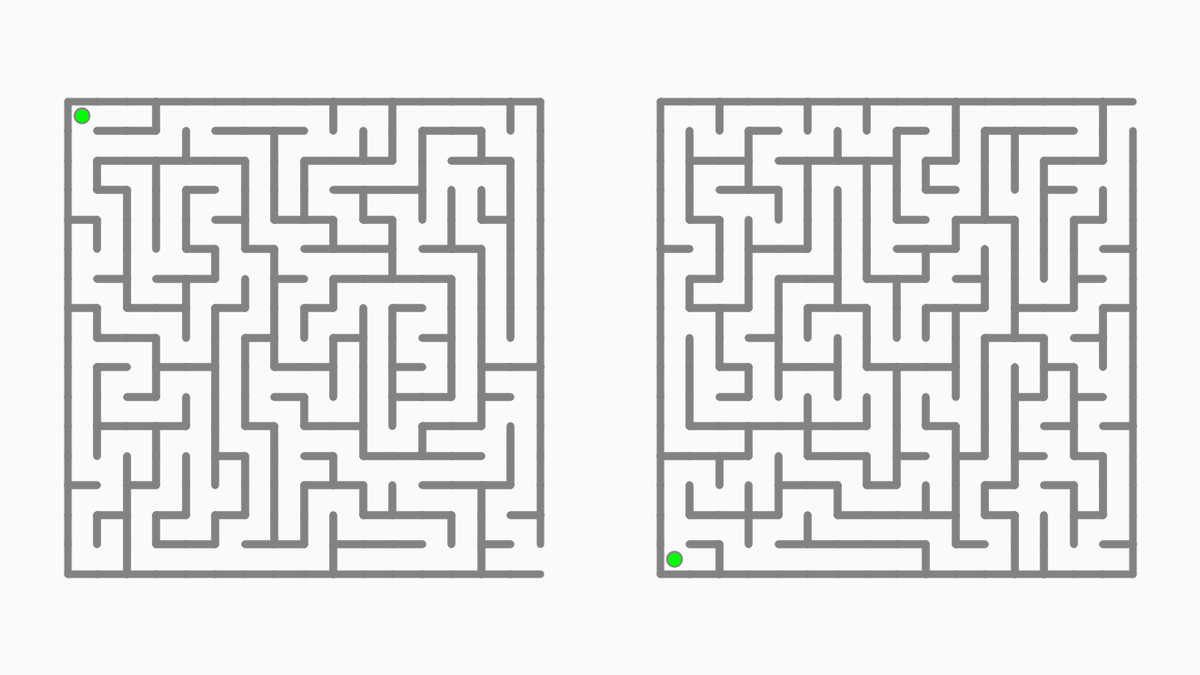
Frame 1 (no input)
Frame 60 (the mouse pressed at the canvas centre just before this capture): identical to frame 1, image omitted
Frame 120 (the mouse held since frame 60 and released just before this capture): identical to frame 1, image omitted

The Processing sketch that drew this single still picture (run headless with seeded random() and noise(); from frame 60 on, the mouse is pressed at the canvas centre):

// Processing sketch: MazeTest13
// ── MazeTest13.pde
Maze[] py = new Maze[2];
int[][] dms = {{16, 16}, {16, 16}};
int wnr;

void setup() {
  size(1280, 720);
  frameRate(60);
  focused = true;
  for (int[] dim0 : dms) for (int dim1 : dim0) dim1 = constrain(dim1, 2, 252);
  float ymg = 0.15*height;
  py[0] = new Maze(dms[0], 0.45*width, ymg, true);
  py[1] = new Maze(dms[1], 0.55*width, ymg, false);
  background(250);
  stroke(130);
  strokeWeight(py[0].sw);
  for (int i = 0; i < py[0].dim[0]; i++) for (int j = 0; j < py[0].dim[1]; j++) {
    if (py[0].cll[i][j].wll[0]) line(py[0].cll[i][j].x1, py[0].cll[i][j].y1, py[0].cll[i][j].x2, py[0].cll[i][j].y1);
    if (py[0].cll[i][j].wll[1]) line(py[0].cll[i][j].x2, py[0].cll[i][j].y1, py[0].cll[i][j].x2, py[0].cll[i][j].y2);
    if (py[0].cll[i][j].wll[2]) line(py[0].cll[i][j].x2, py[0].cll[i][j].y2, py[0].cll[i][j].x1, py[0].cll[i][j].y2);
    if (py[0].cll[i][j].wll[3]) line(py[0].cll[i][j].x1, py[0].cll[i][j].y2, py[0].cll[i][j].x1, py[0].cll[i][j].y1);
  }
  strokeWeight(py[1].sw);
  for (int i = 0; i < py[1].dim[0]; i++) for (int j = 0; j < py[1].dim[1]; j++) {
    if (py[1].cll[i][j].wll[0]) line(py[1].cll[i][j].x1, py[1].cll[i][j].y1, py[1].cll[i][j].x2, py[1].cll[i][j].y1);
    if (py[1].cll[i][j].wll[1]) line(py[1].cll[i][j].x2, py[1].cll[i][j].y1, py[1].cll[i][j].x2, py[1].cll[i][j].y2);
    if (py[1].cll[i][j].wll[2]) line(py[1].cll[i][j].x2, py[1].cll[i][j].y2, py[1].cll[i][j].x1, py[1].cll[i][j].y2);
    if (py[1].cll[i][j].wll[3]) line(py[1].cll[i][j].x1, py[1].cll[i][j].y2, py[1].cll[i][j].x1, py[1].cll[i][j].y1);
  }
  fill(0, 255, 0);
  strokeWeight(py[0].ssw);
  ellipse(py[0].crt.x3, py[0].crt.y3, py[0].hw, py[0].hw);
  strokeWeight(py[1].ssw);
  ellipse(py[1].crt.x3, py[1].crt.y3, py[1].hw, py[1].hw);
  if (wnr != 0) {
    rectMode(CORNERS);
    stroke(80);
    fill(0, 100);
    if (wnr == 1) {
      strokeWeight(py[1].sw);
      rect(py[1].cll[0][0].x1, py[1].cll[0][0].y1, py[1].cll[py[1].dim[0] - 1][py[1].dim[1] - 1].x2, py[1].cll[py[1].dim[0] - 1][py[1].dim[1] - 1].y2, py[1].ssw);
    } else {
      strokeWeight(py[0].sw);
      rect(py[0].cll[0][0].x1, py[0].cll[0][0].y1, py[0].cll[py[0].dim[0] - 1][py[0].dim[1] - 1].x2, py[0].cll[py[0].dim[0] - 1][py[0].dim[1] - 1].y2, py[0].ssw);
    }
  }
}

void draw() {
  println(frameRate);
}

void keyPressed() {
  if (wnr == 0) {
    noStroke();
    fill(250);
    rectMode(CENTER);
    if (key == 'w' && !py[0].crt.wll[0] && !py[0].cll[py[0].crt.i][py[0].crt.j - 1].wll[2] || key == 'W' && !py[0].crt.wll[0] && !py[0].cll[py[0].crt.i][py[0].crt.j - 1].wll[2]) {
      rect(py[0].crt.x3, py[0].crt.y3, py[0].ttw, py[0].ttw);
      py[0].crt = py[0].cll[py[0].crt.i][py[0].crt.j - 1];
    }
    else if (key == 'd' && !py[0].crt.wll[1] && !py[0].cll[py[0].crt.i + 1][py[0].crt.j].wll[3] || key == 'D' && !py[0].crt.wll[1] && !py[0].cll[py[0].crt.i + 1][py[0].crt.j].wll[3]) {
      rect(py[0].crt.x3, py[0].crt.y3, py[0].ttw, py[0].ttw);
      py[0].crt = py[0].cll[py[0].crt.i + 1][py[0].crt.j];
    }
    else if (key == 's' && !py[0].crt.wll[2] && !py[0].cll[py[0].crt.i][py[0].crt.j + 1].wll[0] || key == 'S' && !py[0].crt.wll[2] && !py[0].cll[py[0].crt.i][py[0].crt.j + 1].wll[0]) {
      rect(py[0].crt.x3, py[0].crt.y3, py[0].ttw, py[0].ttw);
      py[0].crt = py[0].cll[py[0].crt.i][py[0].crt.j + 1];
    }
    else if (key == 'a' && !py[0].crt.wll[3] && !py[0].cll[py[0].crt.i - 1][py[0].crt.j].wll[1] || key == 'A' && !py[0].crt.wll[3] && !py[0].cll[py[0].crt.i - 1][py[0].crt.j].wll[1]) {
      rect(py[0].crt.x3, py[0].crt.y3, py[0].ttw, py[0].ttw);
      py[0].crt = py[0].cll[py[0].crt.i - 1][py[0].crt.j];
    }
    if (keyCode == UP && !py[1].crt.wll[0] && !py[1].cll[py[1].crt.i][py[1].crt.j - 1].wll[2]) {
      rect(py[0].crt.x3, py[0].crt.y3, py[0].ttw, py[0].ttw);
      py[1].crt = py[1].cll[py[1].crt.i][py[1].crt.j - 1];
    }
    else if (keyCode == RIGHT && !py[1].crt.wll[1] && !py[1].cll[py[1].crt.i + 1][py[1].crt.j].wll[3]) {
      rect(py[0].crt.x3, py[0].crt.y3, py[0].ttw, py[0].ttw);
      py[1].crt = py[1].cll[py[1].crt.i + 1][py[1].crt.j];
    }
    else if (keyCode == DOWN && !py[1].crt.wll[2] && !py[1].cll[py[1].crt.i][py[1].crt.j + 1].wll[0]) {
      rect(py[0].crt.x3, py[0].crt.y3, py[0].ttw, py[0].ttw);
      py[1].crt = py[1].cll[py[1].crt.i][py[1].crt.j + 1];
    }
    else if (keyCode == LEFT && !py[1].crt.wll[3] && !py[1].cll[py[1].crt.i - 1][py[1].crt.j].wll[1]) {
      rect(py[0].crt.x3, py[0].crt.y3, py[0].ttw, py[0].ttw);
      py[1].crt = py[1].cll[py[1].crt.i - 1][py[1].crt.j];
    }
    if (py[0].crt == py[0].end) wnr = 1;
    else if (py[1].crt == py[1].end) wnr = 2;
    stroke(130);
    fill(0, 255, 0);
    strokeWeight(py[0].ssw);
    ellipse(py[0].crt.x3, py[0].crt.y3, py[0].hw, py[0].hw);
    strokeWeight(py[1].ssw);
    ellipse(py[1].crt.x3, py[1].crt.y3, py[1].hw, py[1].hw);
    if (wnr != 0) {
      rectMode(CORNERS);
      stroke(80);
      fill(0, 100);
      if (wnr == 1) {
        strokeWeight(py[1].sw);
        rect(py[1].cll[0][0].x1, py[1].cll[0][0].y1, py[1].cll[py[1].dim[0] - 1][py[1].dim[1] - 1].x2, py[1].cll[py[1].dim[0] - 1][py[1].dim[1] - 1].y2, py[1].ssw);
      } else {
        strokeWeight(py[0].sw);
        rect(py[0].cll[0][0].x1, py[0].cll[0][0].y1, py[0].cll[py[0].dim[0] - 1][py[0].dim[1] - 1].x2, py[0].cll[py[0].dim[0] - 1][py[0].dim[1] - 1].y2, py[0].ssw);
      }
    }
  }
}

class Maze {
  int[] dim;
  float w, hw, ttw, xmg, ymg, sw, ssw;
  Cell[][] cll;
  Cell gen_crt, crt, end;
  Maze(int[] dim_, float xmg_, float ymg_, boolean aln_rht_) {
    dim = dim_;
    w = height < width ? 0.7*height/dim[1] : 0.4*width/dim[0];
    hw = max(1, w/2);
    ttw = max(1, 2*w/3);
    xmg = aln_rht_ ? xmg_ - dim[0]*w : xmg_;
    ymg = ymg_;
    sw = max(1, 128/max(dim[0], dim[1]));
    ssw = sw/4;
    cll = new Cell[dim[0]][dim[1]];
    for (int i = 0; i < dim[0]; i++) for (int j = 0; j < dim[1]; j++) cll[i][j] = new Cell(i, j, xmg, ymg, w, hw);
    gen_crt = cll[floor(random(dim[0]))][floor(random(dim[1]))];
    ArrayList<Cell> stk = new ArrayList<Cell>();
    stk.add(gen_crt);
    while (!stk.isEmpty()) {
      gen_crt.vst = true;
      ArrayList<Cell> nbr = new ArrayList<Cell>();
      if (gen_crt.j != 0 && !cll[gen_crt.i][gen_crt.j - 1].vst) nbr.add(cll[gen_crt.i][gen_crt.j - 1]);
      if (gen_crt.i != dim[0] - 1 && !cll[gen_crt.i + 1][gen_crt.j].vst) nbr.add(cll[gen_crt.i + 1][gen_crt.j]);
      if (gen_crt.j != dim[1] - 1 && !cll[gen_crt.i][gen_crt.j + 1].vst) nbr.add(cll[gen_crt.i][gen_crt.j + 1]);
      if (gen_crt.i != 0 && !cll[gen_crt.i - 1][gen_crt.j].vst) nbr.add(cll[gen_crt.i - 1][gen_crt.j]);
      if (!nbr.isEmpty()) {
        stk.add(gen_crt);
        Cell nxt = nbr.get(floor(random(nbr.size())));
        if (gen_crt.j - nxt.j == 1) {
          gen_crt.wll[0] = nxt.wll[2] = false;
        } else if (gen_crt.j - nxt.j == -1) {
          gen_crt.wll[2] = nxt.wll[0] = false;
        }
        if (gen_crt.i - nxt.i == 1) {
          gen_crt.wll[3] = nxt.wll[1] = false;
        } else if (gen_crt.i - nxt.i == -1) {
          gen_crt.wll[1] = nxt.wll[3] = false;
        }
        gen_crt = nxt;
      } else {
        gen_crt = stk.remove(stk.size() - 1);
      }
    }
    int crt_i = floor(random(2)) == 0 ? 0 : dim[0] - 1, crt_j = floor(random(2)) == 0 ? 0 : dim[1] - 1, end_i = crt_i == 0 ? dim[0] - 1 : 0, end_j = crt_j == 0 ? dim[1] - 1 : 0;
    crt = cll[crt_i][crt_j];
    end = cll[end_i][end_j];
    int end_wll = floor(random(2));
    if (end == cll[0][0]) if (end_wll == 0) end.wll[0] = false;
    else end.wll[3] = false;
    else if (end == cll[dim[0] - 1][0]) if (end_wll == 0) end.wll[0] = false;
    else end.wll[1] = false;
    else if (end == cll[dim[0] - 1][dim[1] - 1]) if (end_wll == 0) end.wll[1] = false;
    else end.wll[2] = false;
    else if (end == cll[0][dim[1] - 1]) if (end_wll == 0) end.wll[2] = false;
    else end.wll[3] = false;
  }
}

class Cell {
  int i, j;
  float xmg, ymg, w, hw, x1, y1, x2, y2, x3, y3;
  boolean vst = false;
  boolean[] wll = {true, true, true, true};
  Cell(int i_, int j_, float xmg_, float ymg_, float w_, float hw_) {
    i = i_;
    j = j_;
    xmg = xmg_;
    ymg = ymg_;
    w = w_;
    hw = hw_;
    x1 = i*w + xmg;
    y1 = j*w + ymg;
    x2 = x1 + w;
    y2 = y1 + w;
    x3 = x1 + hw;
    y3 = y1 + hw;
  }
}
